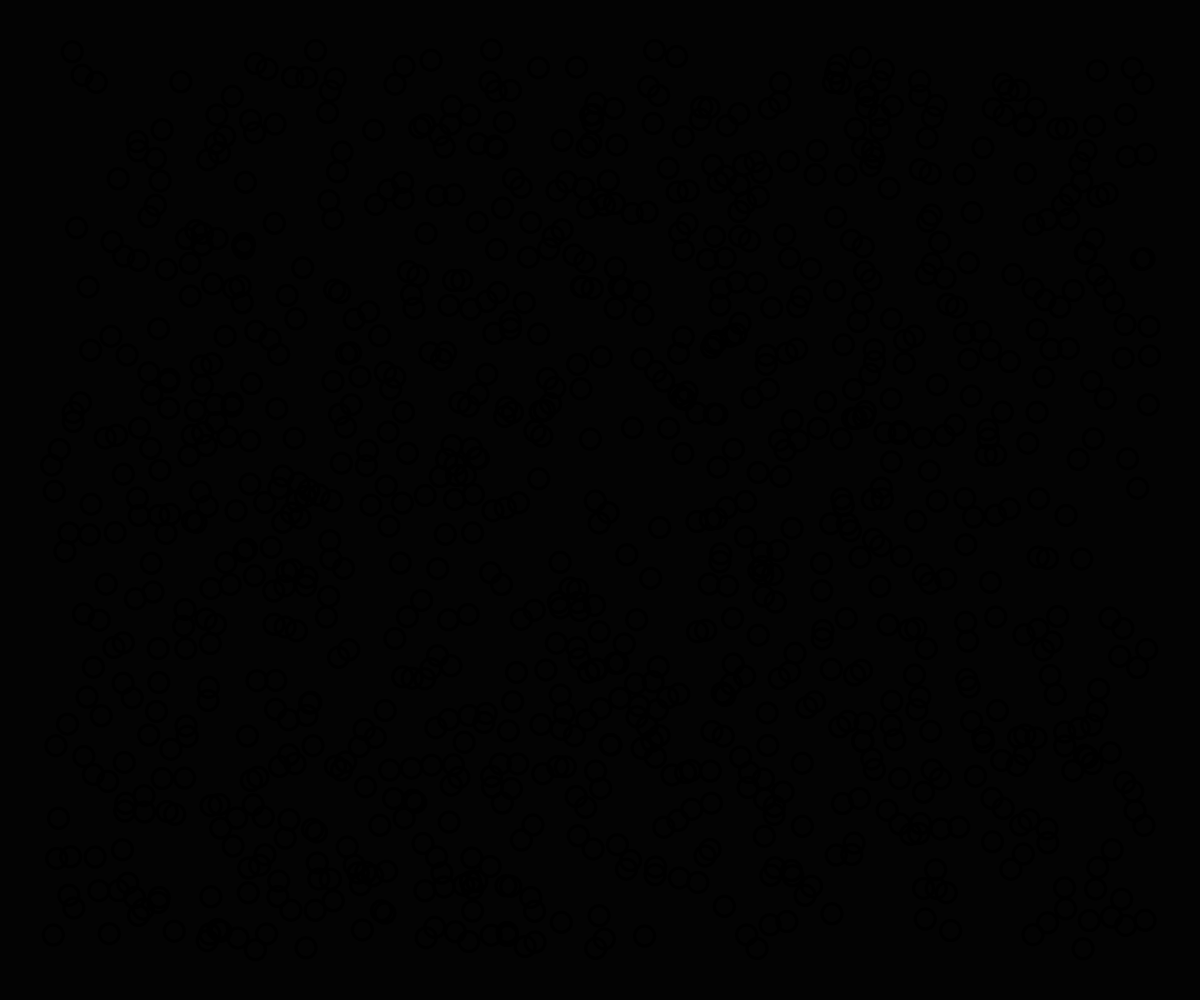
Frame 1 (no input)
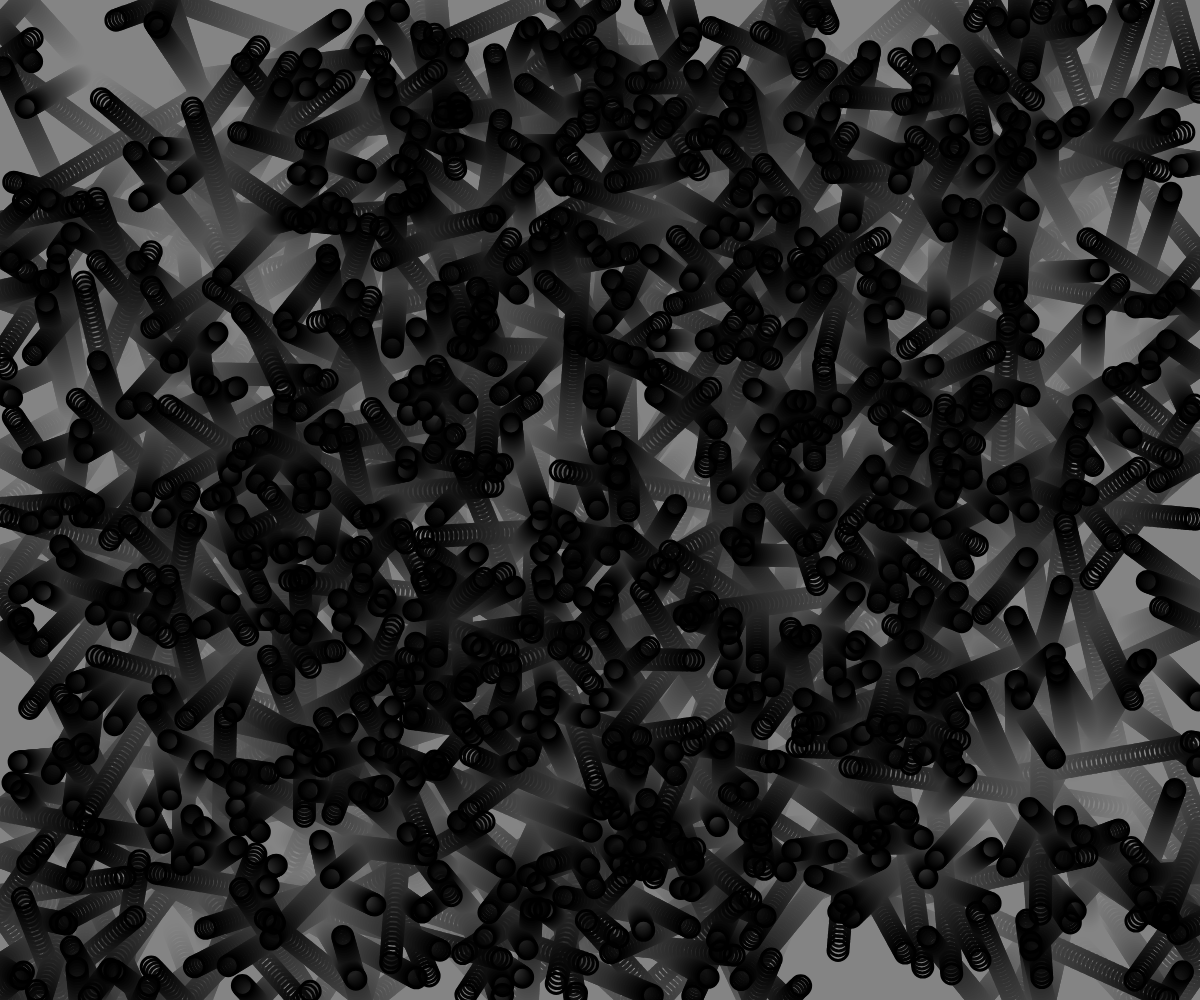
Frame 60 (no input)
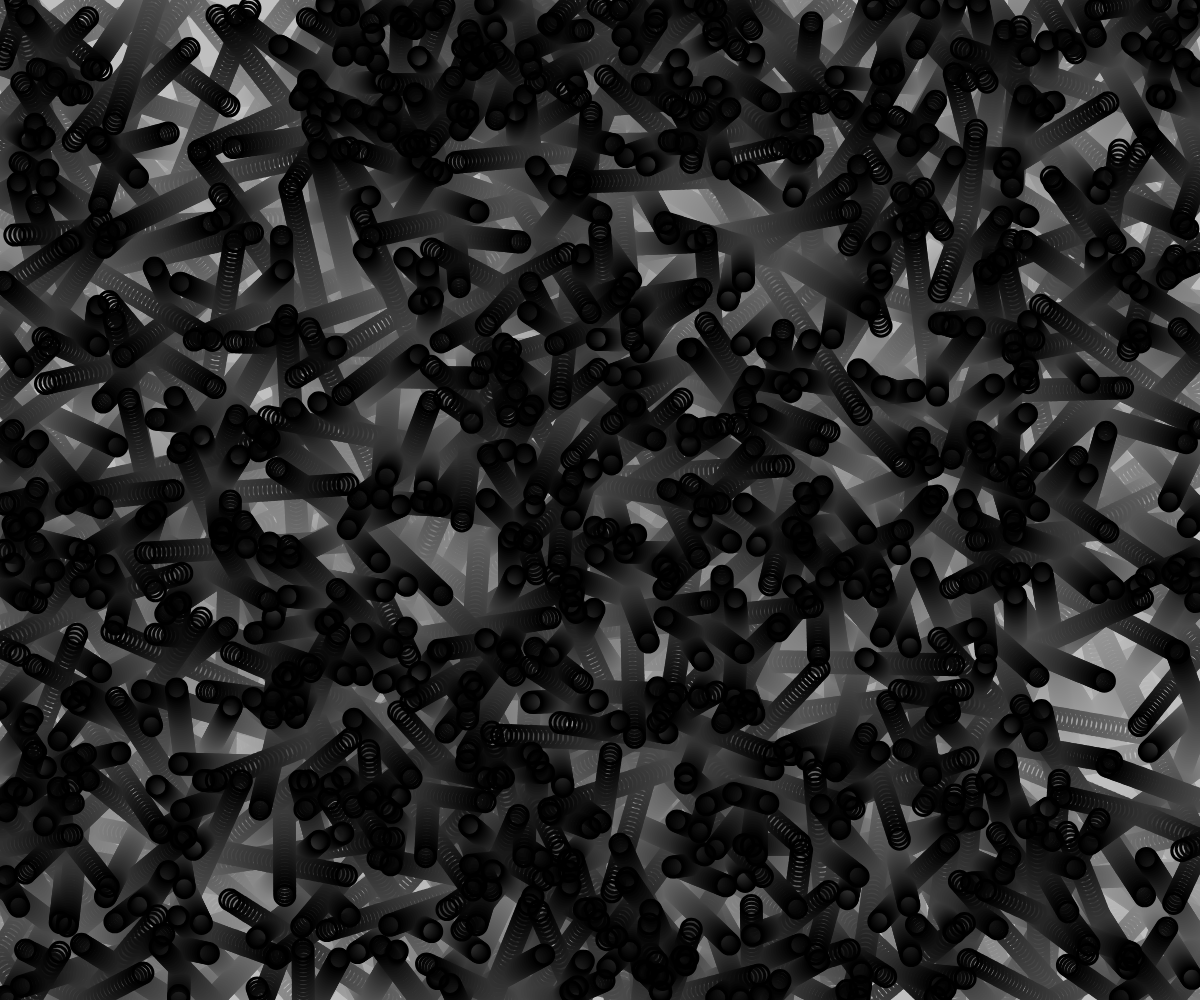
Frame 120 (the mouse pressed at the canvas centre since frame 60)

The p5.js sketch that drew these frames (run headless with seeded random() and noise() and a simulated clock; from frame 60 on, the mouse is pressed at the canvas centre):

// p5.js sketch
// ── sketch.js
function setup() {
  createCanvas(windowWidth,windowHeight);
  noFill();
  stroke(0);
  strokeWeight(3);
  background(0);
  for (var i = 0; i < count; i++){
	  var dx = random(-1,1);
	  var dy = random(-1,1);
	  var d = sqrt(sq(dx) + sq(dy));
	  dx /= d;
	  dy /= d;
	  var c = [0,0,0];
		ball[ball.length] = new Ball(random(50,width-50),random(50,height-50),dx,dy,random(1,5),c);
  }
}

var ms = 0;

var ball = [];
var count = 1000;

function draw() {
	background(255,255,255,3);
	var r = keyIsPressed;
	if (r){
		background(50);
	}
  for (var i = 0; i < count; i++){
  	if (r){
  		ball[i].reactivate();
  	}
		ball[i].show();
		ball[i].physics();
		ball[i].collision();
	}
}

var allSize = 20;

function Ball(px,py,dx,dy,s,c){
	this.px = px;
	this.py = py;
	this.dx = dx;
	this.dy = dy;
	this.speed = s;
	this.show = function(){
		push();
			translate(this.px,this.py);
			stroke(c[0],c[1],c[2]);
      noFill();
			ellipse(0,0,allSize,allSize);
		pop();
	}
	this.physics = function(){
		this.px += this.dx * this.speed;
		this.py += this.dy * this.speed;
	}
	this.collision = function(){
		if (this.py < 0 || this.py > height){
			this.dy *= -1;
		}
		if (this.px < 0 || this.px > width){
			this.dx *= -1;
		}
	}
	this.reactivate = function(){
		this.px = width/2;
		this.py = height/2;
	}
}
